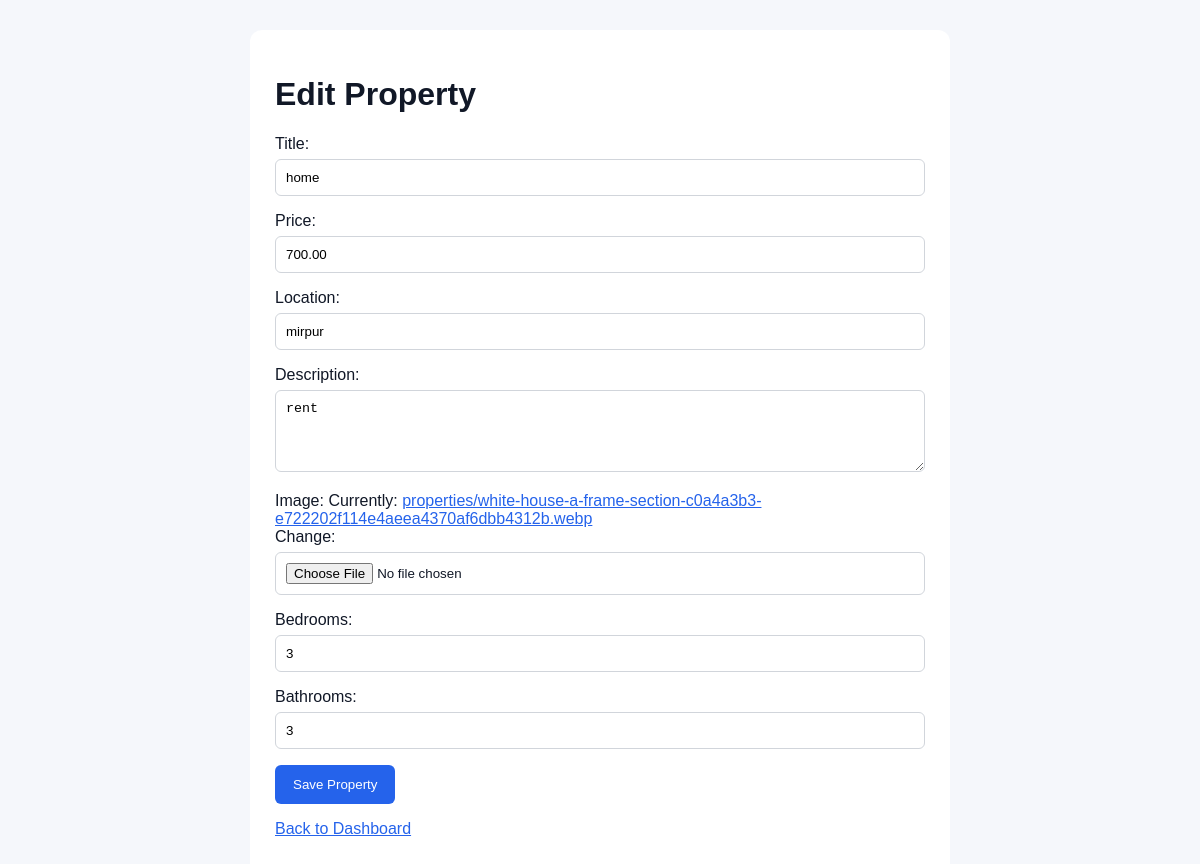
Page /properties/manage/edit/1/ (signed in) on the committed database.
### properties/models.py (models this page shows, shortened)
class Property(models.Model):
    title = models.CharField(max_length=200)
    price = models.DecimalField(max_digits=12, decimal_places=2)
    location = models.CharField(max_length=200)
    description = models.TextField()
    image = models.ImageField(upload_to="properties/")
    bedrooms = models.PositiveIntegerField(default=0)
    bathrooms = models.PositiveIntegerField(default=0)
    created_at = models.DateTimeField(auto_now_add=True)
    class Meta:
        ordering = ["-created_at"]

### properties/views.py (the view, shortened to what this page needs)
@staff_required
def property_edit(request, pk):
    property_obj = get_object_or_404(Property, pk=pk)
    form = PropertyForm(
        request.POST or None,
        request.FILES or None,
        instance=property_obj,
    )
    return render(
        request,
        "properties/property_form.html",
        {
            "form": form,
            "page_title": "Edit Property",
        },
    )

### properties/forms.py
class PropertyForm(forms.ModelForm):
    class Meta:
        model = Property
        fields = [
            "title",
            "price",
            "location",
            "description",
            "image",
            "bedrooms",
            "bathrooms",
        ]
        widgets = {
            "description": forms.Textarea(
                attrs={"rows": 4}
            ),
        }

### properties/views.py (called while the page is built)
def staff_required(view_func):
    @wraps(view_func)
    @login_required(login_url="login")
    def wrapper(request, *args, **kwargs):
        if not request.user.is_staff:
            return HttpResponseForbidden(
                "You are not allowed to manage properties."
            )
        return view_func(request, *args, **kwargs)
    return wrapper

### properties/templates/properties/property_form.html (shortened to what this page needs)
<!DOCTYPE html>
<html lang="en">
<head>
</head>
<body>
    <div class="form-container">
        <h1>{{ page_title }}</h1>
        <form method="post" enctype="multipart/form-data">
            {{ form.as_p }}
            <button type="submit">Save Property</button>
        </form>
        <p>
            <a href="{% url 'property_dashboard' %}">
                Back to Dashboard
            </a>
        </p>
    </div>
</body>
</html>

### properties/templates/properties/property_form.html (style rules this page uses)
body { margin: 0; padding: 30px; background: #f5f7fb; font-family: Arial, sans-serif; color: #111827; }
.form-container { max-width: 650px; margin: auto; background: white; padding: 25px; border-radius: 12px; }
input, textarea, select { width: 100%; box-sizing: border-box; padding: 10px; margin-top: 6px; border: 1px solid #d1d5db; border-radius: 6px; }
button { padding: 12px 18px; background: #2563eb; color: white; border: 0; border-radius: 6px; cursor: pointer; }
a { color: #2563eb; }

### rows in the picture
Property: title "home", price "700.00", location "mirpur", description "rent", bedrooms "3", bathrooms "3"

### other values in the picture
{{ page_title }} "Edit Property"
